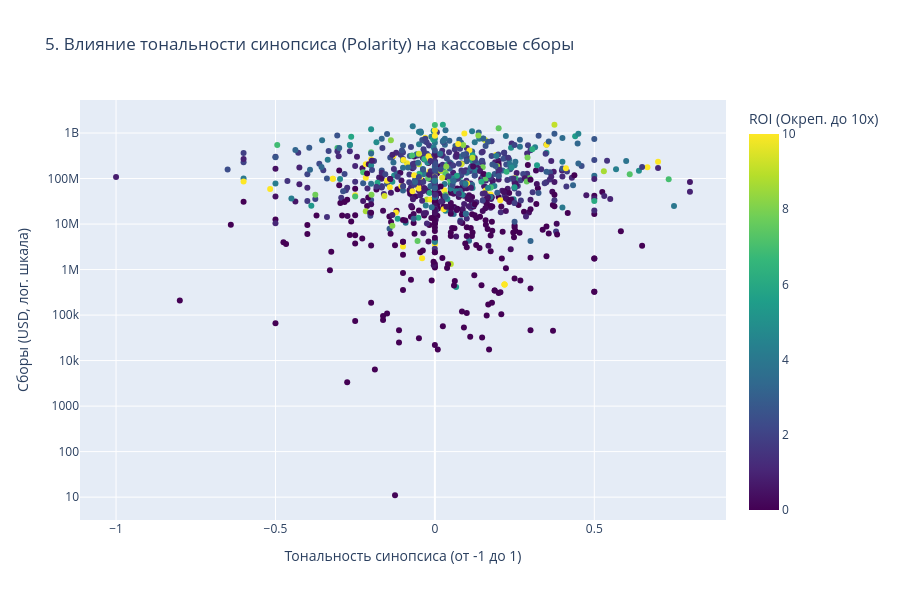

Notebook cell for this chart:
### Markdown cell above
На многоуровневом линейном графике сопоставлена ретроспективная динамика средних баллов профессиональных кинокритиков (rt_tomatometer, синяя линия) и массовой зрительской аудитории (rt_audience_score, оранжевая линия) за период с 2010 по 2016 год.
График демонстрирует устойчивую параллельность трендов: кривые развиваются синхронно, что говорит об общем консенсусе в оценке качества контента. При этом на протяжении всего исследуемого периода линия зрительских оценок стабильно располагается выше оценок критиков (в среднем на 5–8 процентных пунктов), что отражает традиционную тенденцию более лояльного и эмоционального восприятия фильмов массовым зрителем по сравнению с профессиональными рецензентами.

### Code cell
# ограничиваем ROI до 10x для визуализации
plot_df = dashboard_df.copy()
plot_df['roi_clipped'] = plot_df['roi'].clip(lower=0, upper=10)

fig5 = px.scatter(
    plot_df,
    x='overview_polarity',
    y='revenue',
    color='roi_clipped',
    hover_name='primaryTitle',
    hover_data=['budget', 'revenue', 'roi'], # чтобы в подсказке был виден реальный ROI
    log_y=True,
    title='5. Влияние тональности синопсиса (Polarity) на кассовые сборы',
    labels={
        'overview_polarity': 'Тональность синопсиса (от -1 до 1)',
        'revenue': 'Сборы (USD, лог. шкала)',
        'roi_clipped': 'ROI (Окреп. до 10x)'
    },
    color_continuous_scale='Viridis' # 'Viridis' или 'Plasma' часто контрастнее для таких задач
)
fig5.update_layout(width=900, height=600)
fig5.show()

### Figure 1 — Plotly figure (JSON) as saved in the notebook; plotly's stock layout.template omitted (floating-point values rounded to 4 significant figures; data arrays with more than 128 entries replaced by an {"elided": "..."} marker saying what was removed)
{"data": [{"customdata": {"elided": "920x2 float values"}, "hovertemplate": "<b>%{hovertext}</b><br><br>Тональность синопсиса (от -1 до 1)=%{x}<br>Сборы (USD, лог. шкала)=%{y}<br>budget=%{customdata[0]}<br>roi=%{customdata[1]}<br>ROI (Окреп. до 10x)=%{marker.color}<extra></extra>", "hovertext": {"elided": "920 str values"}, "legendgroup": "", "marker": {"color": {"elided": "920 float values"}, "coloraxis": "coloraxis", "symbol": "circle"}, "mode": "markers", "name": "", "orientation": "v", "showlegend": false, "type": "scatter", "x": {"elided": "920 float values"}, "xaxis": "x", "y": {"elided": "920 int values"}, "yaxis": "y"}], "layout": {"coloraxis": {"colorbar": {"title": {"text": "ROI (Окреп. до 10x)"}}, "colorscale": [[0, "#440154"], [0.1111, "#482878"], [0.2222, "#3e4989"], [0.3333, "#31688e"], [0.4444, "#26828e"], [0.5556, "#1f9e89"], [0.6667, "#35b779"], [0.7778, "#6ece58"], [0.8889, "#b5de2b"], [1, "#fde725"]]}, "height": 600, "legend": {"tracegroupgap": 0}, "title": {"text": "5. Влияние тональности синопсиса (Polarity) на кассовые сборы"}, "width": 900, "xaxis": {"anchor": "y", "autorange": true, "domain": [0, 1], "range": [-1.113, 0.9134], "title": {"text": "Тональность синопсиса (от -1 до 1)"}, "type": "linear"}, "yaxis": {"anchor": "x", "autorange": true, "domain": [0, 1], "range": [0.4976, 9.726], "title": {"text": "Сборы (USD, лог. шкала)"}, "type": "log"}}}
